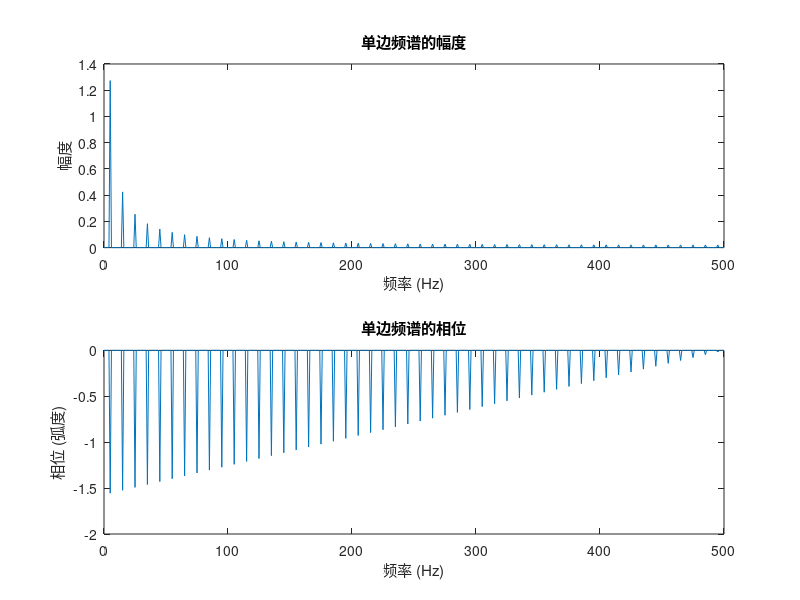
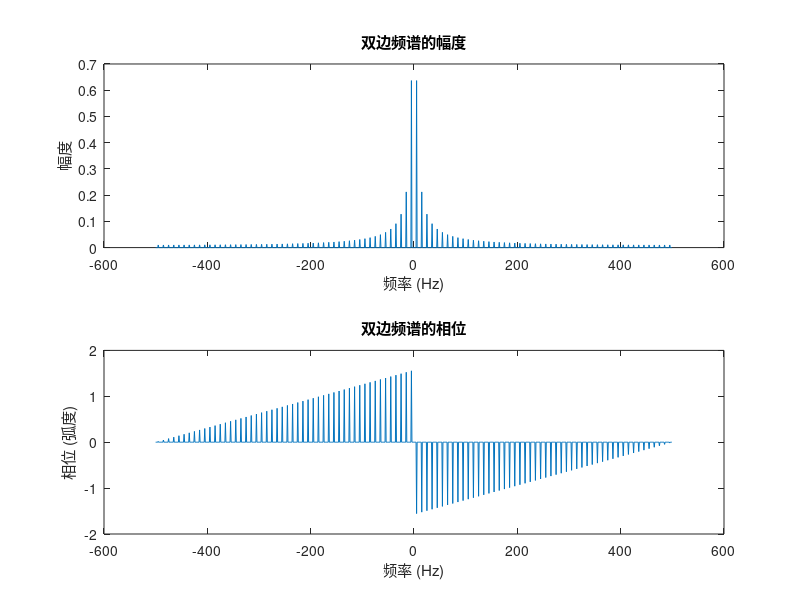

Write the MATLAB code that produced these figures, in order.
% 生成周期矩形波形信号
Fs = 1000;          % 采样率（每秒采样点数）
T = 1;              % 信号周期（秒）
t = 0:1/Fs:T-1/Fs;  % 时间向量
f = 5;              % 信号频率（Hz）
x = square(2*pi*f*t); % 周期矩形波形信号

% 计算FFT并绘制单边频谱
L = length(x);              % 信号长度
Y = fft(x)/L;               % FFT并归一化
frequencies = Fs*(0:(L/2))/L; % 计算频率向量

% 绘制单边频谱的幅度
figure;
subplot(2,1,1);
plot(frequencies, 2*abs(Y(1:L/2+1)));
title('单边频谱的幅度');
xlabel('频率 (Hz)');
ylabel('幅度');

% 绘制单边频谱的相位
subplot(2,1,2);
plot(frequencies, angle(Y(1:L/2+1)));
title('单边频谱的相位');
xlabel('频率 (Hz)');
ylabel('相位 (弧度)');

% 绘制双边频谱
figure;
subplot(2,1,1);
plot(-Fs/2:Fs/L:Fs/2-Fs/L, fftshift(abs(Y)));
title('双边频谱的幅度');
xlabel('频率 (Hz)');
ylabel('幅度');

subplot(2,1,2);
plot(-Fs/2:Fs/L:Fs/2-Fs/L, fftshift(angle(Y)));
title('双边频谱的相位');
xlabel('频率 (Hz)');
ylabel('相位 (弧度)');




